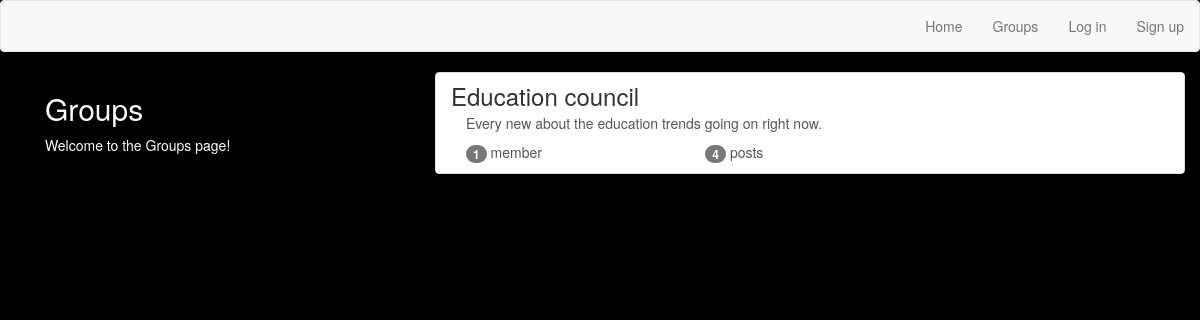
The app's page /groups/ with its own data.
### groups/models.py (models this page shows, shortened)
class Group(models.Model):
    name = models.CharField(max_length=256,unique=True)
    slug = models.SlugField(allow_unicode=True,unique=True)
    description = models.TextField(blank=True,default='')
    description_html = models.TextField(editable=False,default='',blank=True)
    members = models.ManyToManyField(User,through='GroupMember')
    class Meta:
        ordering=['name']

### groups/views.py (the view)
class ListGroups(generic.ListView):
    context_object_name='groups'
    model = Group

### groups/templates/groups/group_list.html (shortened to what this page needs)
{% extends "groups/group_base.html" %}
{% block pregroup %}
  <div class="col-md-4">
    <div class="content">
      <h2>Groups</h2>
      <p>Welcome to the Groups page!</p>
    </div>
  </div>
{% endblock %}
{% block group_content %}
  <div class="col-md-8">
    <div class="list-group">
      {% for group in object_list  %}
      <a class="list-group-item" href="{% url 'groups:single' slug=group.slug %}">
        <h3 class="title list-group-item-heading">{{group.name}}</h3>
        <div class="list-group-item-text container-fluid">
            {{group.description_html|safe}}
            <div class="row">
  <div class="col-md-4">
    <span class="badge">{{ group.members.count }}</span> member{{ group.members.count|pluralize }}
  </div>
  <div class="col-md-4">
    <span class="badge">{{ group.posts.count }}</span> post{{ group.posts.count|pluralize }}
  </div>
</div>
        </div>
      </a>
      {% endfor %}
    </div>
  </div>
{% endblock %}

### static/simplesocial/css/master.css (style rules this page uses)
body { background-color: black; color: white; }

### records on screen
Group: name "Education council", description_html "Every new about the education trends going on right now.", members.count "1", posts.count "4"
